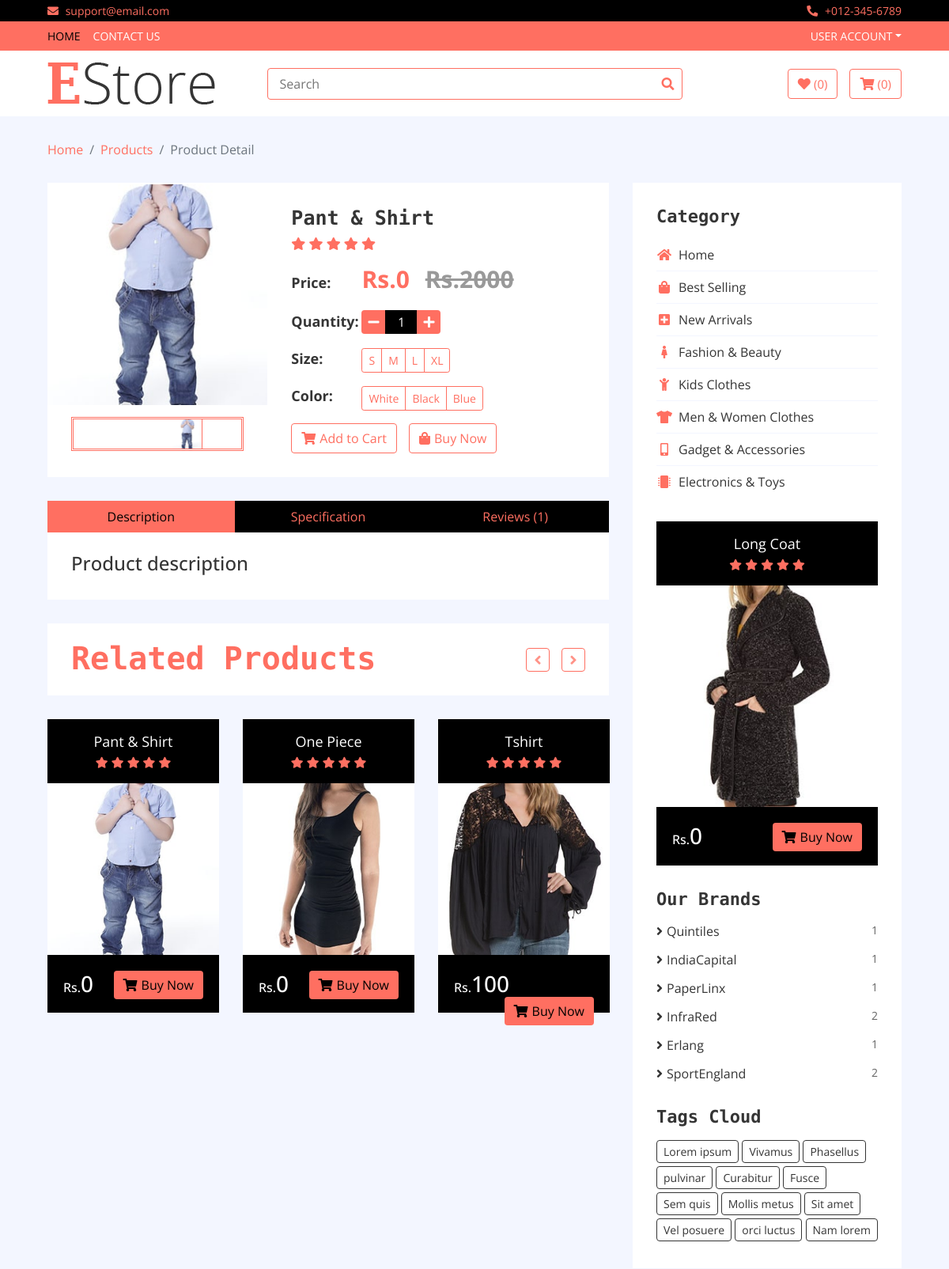
The app's page /products/pant and shirt (upper part), older data.
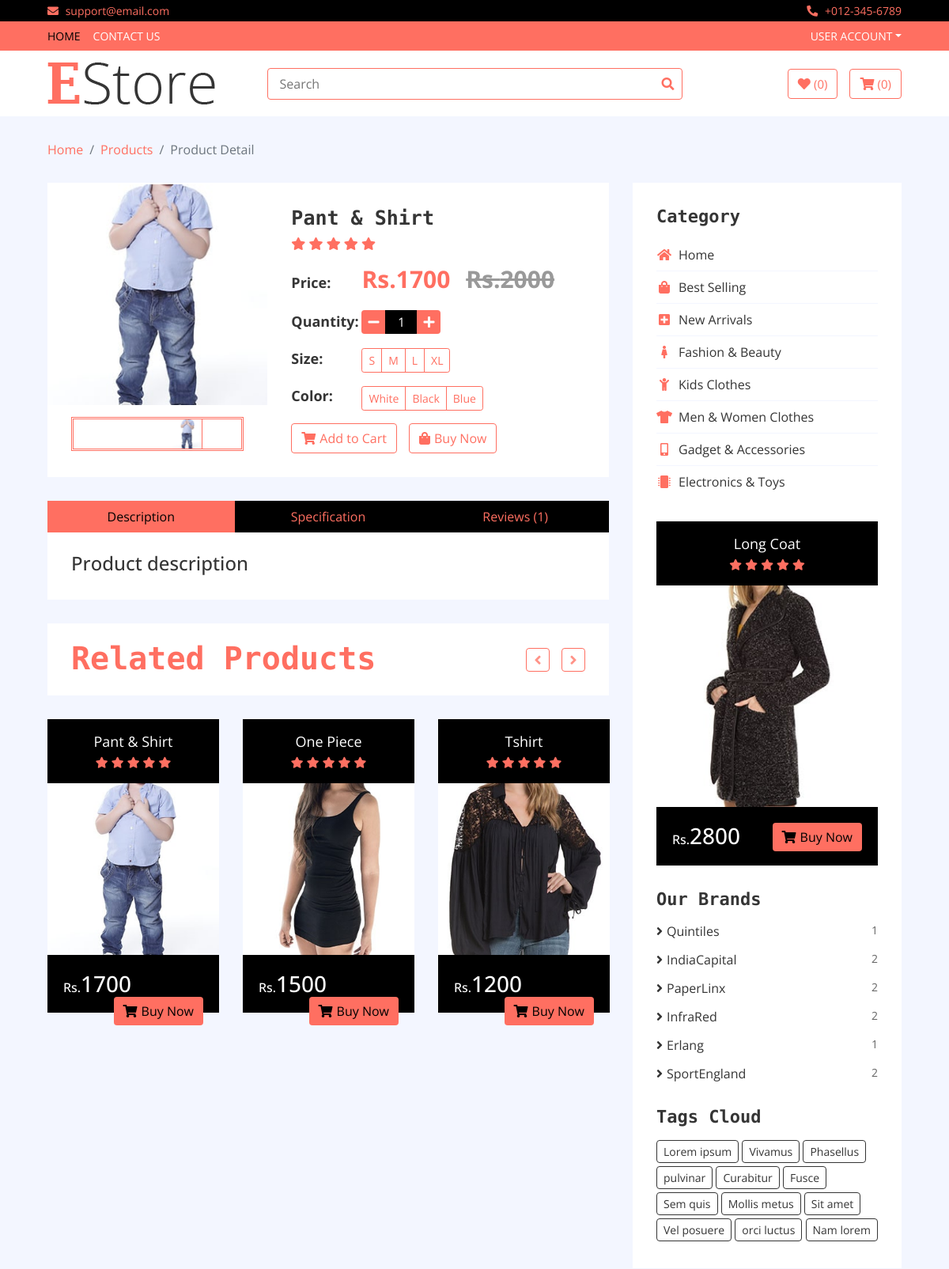
The same page, newer data.
### home/models.py (models this page shows, shortened)
class Item(models.Model):
    title = models.CharField(max_length= 200)
    name = models.CharField(max_length= 200, blank= True)
    price = models.IntegerField()
    discounted_price = models.IntegerField(default= 0)
    label = models.CharField(choices= LABEL, max_length= 200)
    image = models.ImageField(upload_to= 'media')
    status = models.CharField(max_length= 200, choices= STATUS)
    slog = models.CharField(max_length= 200, unique= True)
    category = models.ForeignKey(Category, on_delete= models.CASCADE)
    brand = models.ForeignKey(Brand, on_delete= models.CASCADE, null= True)
    discription = models.TextField(blank= True)
    specification = models.TextField(blank= True)

class Brand(models.Model):
    name = models.CharField(max_length= 200)
    image = models.ImageField(upload_to= 'media')
    status = models.CharField(choices=STATUS, max_length=200)

### home/views.py (the view)
# urls.py: path('products/<slog>', Product_detailView.as_view(), name= 'products'),
class Product_detailView(BaseView):
    def get(self, request, slog):
        self.views['item_detail'] = Item.objects.filter(slog = slog)
        self.views['brand'] = Brand.objects.filter(status= 'active')
        self.views['reviews'] = Review.objects.filter(status= 'active')
        self.views['count'] = []
        for i in self.views['brand']:
            count_food = Item.objects.filter(brand = i.id).count()
            d = {'name':i.name, 'count':count_food}
            self.views['count'].append(d)
        self.views['cat_count'] = Category.objects.filter(status= 'active')
        self.views['count_cat'] = []
        for i in self.views['cat_count']:
            count_food = Item.objects.filter(category = i.id).count()
            dd = {'name':i.name, 'image':i.image,'count_cat':count_food}
            self.views['count_cat'].append(dd)
        cat = Item.objects.get(slog = slog).category_id
        self.views['cat_items'] = Item.objects.filter(category = cat)
        return render(request, 'product-detail.html', self.views)

### home/models.py (called while the page is built)
    def get_cat_url(self):
        return reverse("home:category", kwargs = {'slog':self.slog})

### home/templates/product-detail.html (shortened to what the changed rows need)
{% extends 'base.html' %}
{% load static %}
{% block content %}
        <div class="product-detail">
            <div class="container-fluid">
                <div class="row">
                    <div class="col-lg-8">
                        {% for product in item_detail %}
                        <div class="product-detail-top">
                            <div class="row align-items-center">
                                <div class="col-md-5">
                                    <div class="product-slider-single normal-slider">
                                        <img src="{{product.image.url}}" alt="Product Image">
                                    </div>
                                    <div class="product-slider-single-nav normal-slider">
                                        <div class="slider-nav-img">
                                            <img src="{{product.image.url}}" alt="Product Image">
                                        </div>
                                    </div>
                                </div>
                                <div class="col-md-7">
                                    <div class="product-content">
                                        <div class="title"><h2>{{product.name}}</h2></div>
                                        <div class="ratting">
                                            <i class="fa fa-star"></i>
                                            <i class="fa fa-star"></i>
                                            <i class="fa fa-star"></i>
                                            <i class="fa fa-star"></i>
                                            <i class="fa fa-star"></i>
                                        </div>
                                        <div class="price">
                                            <h4>Price:</h4>
                                            <p>Rs.{{product.discounted_price}} <span>Rs.{{product.price}}</span></p>
                                        </div>
                                        <div class="quantity">
                                            <h4>Quantity:</h4>
                                            <div class="qty">
                                                <button class="btn-minus"><i class="fa fa-minus"></i></button>
                                                <input type="text" value="1">
                                                <button class="btn-plus"><i class="fa fa-plus"></i></button>
                                            </div>
                                        </div>
                                        <div class="p-size">
                                            <h4>Size:</h4>
                                            <div class="btn-group btn-group-sm">
                                                <button type="button" class="btn">S</button>
                                                <button type="button" class="btn">M</button>
                                                <button type="button" class="btn">L</button>
                                                <button type="button" class="btn">XL</button>
                                            </div>
                                        </div>
                                        <div class="p-color">
                                            <h4>Color:</h4>
                                            <div class="btn-group btn-group-sm">
                                                <button type="button" class="btn">White</button>
                                                <button type="button" class="btn">Black</button>
                                                <button type="button" class="btn">Blue</button>
                                            </div>
                                        </div>
                                        <div class="action">
                                            <a class="btn" href="#"><i class="fa fa-shopping-cart"></i>Add to Cart</a>
                                            <a class="btn" href="#"><i class="fa fa-shopping-bag"></i>Buy Now</a>
                                        </div>
                                    </div>
                                </div>
                            </div>
                        </div>
                        <div class="row product-detail-bottom">
                            <div class="col-lg-12">
                                <ul class="nav nav-pills nav-justified">
                                    <li class="nav-item">
                                        <a class="nav-link active" data-toggle="pill" href="#description">Description</a>
                                    </li>
                                    <li class="nav-item">
                                        <a class="nav-link" data-toggle="pill" href="#specification">Specification</a>
                                    </li>
                                    <li class="nav-item">
                                        <a class="nav-link" data-toggle="pill" href="#reviews">Reviews (1)</a>
                                    </li>
                                </ul>
                                <div class="tab-content">
                                    <div id="description" class="container tab-pane active">
                                        <h4>Product description</h4>
                                    </div>
                                </div>
                            </div>
                        </div>
                        {% endfor %}
                        <div class="product">
                            <div class="section-header">
                                <h1>Related Products</h1>
                            </div>
                            <div class="row align-items-center product-slider product-slider-3">
                                {% for related in cat_items %}
                                <div class="col-lg-3">
                                    <div class="product-item">
                                        <div class="product-title">
                                            <a href="#">{{related.name}}</a>
                                            <div class="ratting">
                                                <i class="fa fa-star"></i>
                                                <i class="fa fa-star"></i>
                                                <i class="fa fa-star"></i>
                                                <i class="fa fa-star"></i>
                                                <i class="fa fa-star"></i>
                                            </div>
                                        </div>
                                        <div class="product-image">
                                            <a href="product-detail.html">
                                                <img src="{{related.image.url}}" alt="Product Image">
                                            </a>
                                        </div>
                                        <div class="product-price">
                                            <h3><span>Rs.</span>{{related.discounted_price}}</h3>
                                            <a class="btn" href=""><i class="fa fa-shopping-cart"></i>Buy Now</a>
                                        </div>
                                    </div>
                                </div>
                                {% endfor %}
                            </div>
                        </div>
                    </div>
                    <div class="col-lg-4 sidebar">
                        <div class="sidebar-widget category">
                            <h2 class="title">Category</h2>
                        </div>
                        <div class="sidebar-widget widget-slider">
                            <div class="sidebar-slider normal-slider">
                                {% for newitem in newitems %}
                                <div class="product-item">
                                    <div class="product-title">
                                        <a href="#">{{newitem.name}}</a>
                                        <div class="ratting">
                                            <i class="fa fa-star"></i>
                                            <i class="fa fa-star"></i>
                                            <i class="fa fa-star"></i>
                                            <i class="fa fa-star"></i>
                                            <i class="fa fa-star"></i>
                                        </div>
                                    </div>
                                    <div class="product-image">
                                        <a href="product-detail.html">
                                            <img src="{{newitem.image.url}}" alt="Product Image">
                                        </a>
                                    </div>
                                    <div class="product-price">
                                        <h3><span>Rs.</span>{{newitem.discounted_price}}</h3>
                                        <a class="btn" href=""><i class="fa fa-shopping-cart"></i>Buy Now</a>
                                    </div>
                                </div>
                                {% endfor %}
                            </div>
                        </div>
                        <div class="sidebar-widget brands">
                            <h2 class="title">Our Brands</h2>
                            <ul>
                                {% for bran in count %}
                                <li><a href="#">{{bran.name}} </a><span>{{bran.count}}</span></li>
                                {% endfor %}
                            </ul>
                        </div>
                        <div class="sidebar-widget tag">
                            <h2 class="title">Tags Cloud</h2>
                        </div>
                    </div>
                </div>
            </div>
        </div>
        {% endblock %}

Row changes from the older to the newer data that the page shows:
changed Item "Pant & Shirt": discounted_price "0" → "1700"
changed Item "One Piece": discounted_price "0" → "1500"
changed Item "Tshirt": discounted_price "100" → "1200"
changed Item "Long Coat": discounted_price "0" → "2800"
Text that changed along with them:
new list line: "IndiaCapital"
new list line: "2"
new list line: "PaperLinx"
list line gone: "IndiaCapital"
list line gone: "1"
list line gone: "PaperLinx"
